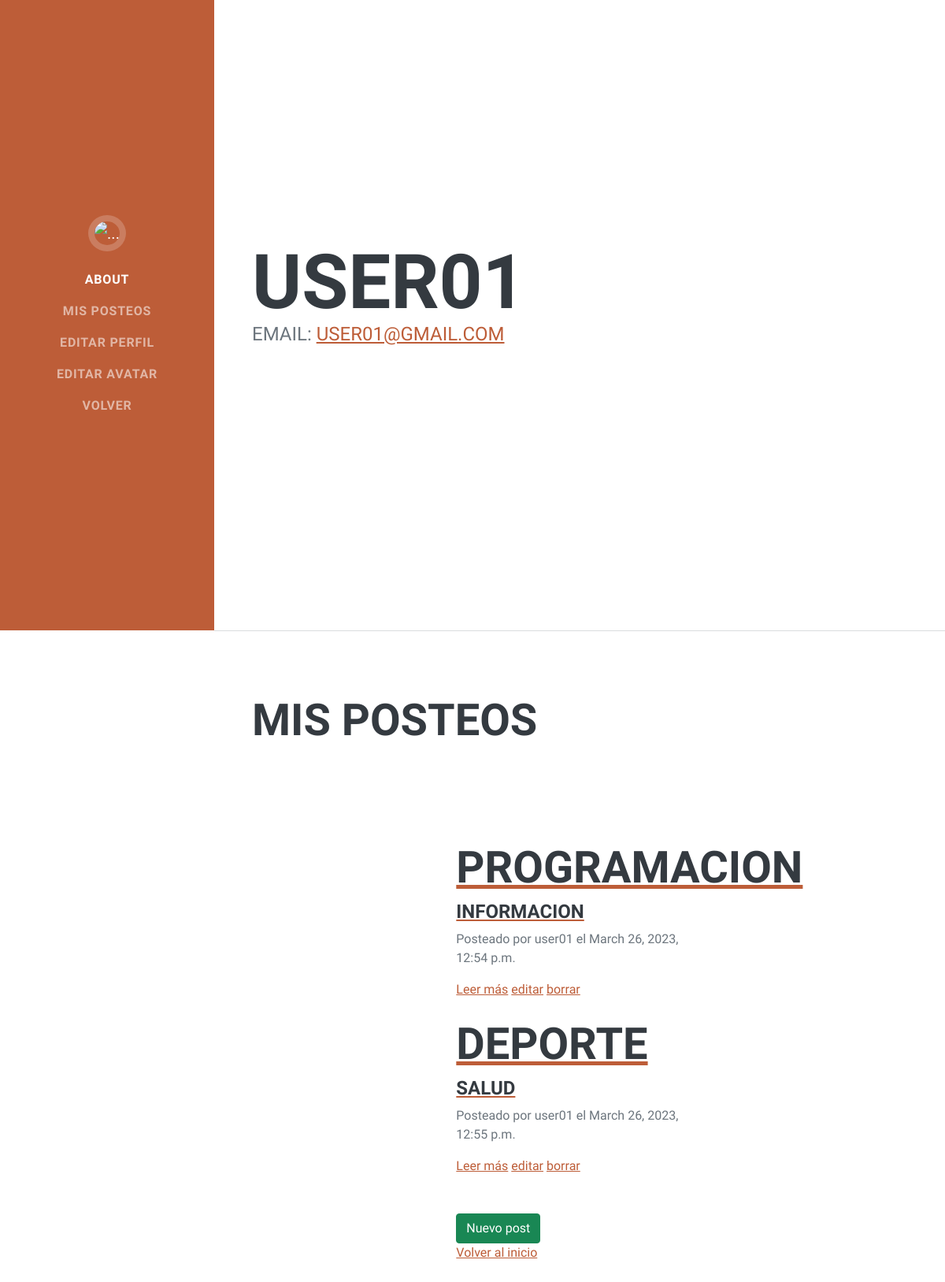
/Account/ (signed in), run on the app's committed database.
### Blog/models.py (models this page shows, shortened)
class Posteo(models.Model):
    autor = models.ForeignKey(User , on_delete=models.CASCADE)
    fecha = models.DateTimeField(default=timezone.now)
    titulo = models.CharField(max_length=20)
    subtitulo = models.CharField(max_length=20)
    post = models.CharField(max_length=2000)
    imagen = models.ImageField(upload_to='img' , null = True , blank = True)

### Account/views.py (the view)
# urls.py: path('', perfil , name='perfil'),
@login_required
def perfil(request):
    avatares = Avatar.objects.filter(user=request.user.id).first()
    if avatares is not None:
        avatares_url = avatares.imagen.url
    else:
        avatares_url = None
    usuario = request.user
    post = Posteo.objects.filter(autor__username__icontains = usuario)
    return render(request, 'Account/perfil.html' , {'url':avatares_url , 'post':post})

### Account/Templates/Account/perfil.html (shortened to what this page needs)
<!DOCTYPE html>
<html lang="en">
    <head>
        {% load static %}
        <link href="{% static 'Perfil/css/styles.css' %}" rel="stylesheet" />
    </head>
    <body id="page-top">
        <nav class="navbar navbar-expand-lg navbar-dark bg-primary fixed-top" id="sideNav">
            <a class="navbar-brand js-scroll-trigger" href="#page-top">
                <span class="d-none d-lg-block"><img class="img-fluid img-profile rounded-circle mx-auto mb-2" src="{{url}}" alt="..." /></span>
            </a>
            <div class="collapse navbar-collapse" id="navbarResponsive">
                <ul class="navbar-nav">
                    <li class="nav-item"><a class="nav-link js-scroll-trigger" href="#about">About</a></li>
                    <li class="nav-item"><a class="nav-link js-scroll-trigger" href="#Posteos">Mis posteos</a></li>
                    <li class="nav-item"><a class="nav-link js-scroll-trigger" href="{% url 'Account:editarPerfil' %}">Editar Perfil</a></li>
                    <li class="nav-item"><a class="nav-link js-scroll-trigger" href="{% url 'Account:avatar' %}">Editar Avatar</a></li>
                    <li class="nav-item"><a class="nav-link js-scroll-trigger" href="{% url 'Blog:inicio' %}">Volver</a></li>
                </ul>
            </div>
        </nav>
        <div class="container-fluid p-0">
            <section class="resume-section" id="about">
                <div class="resume-section-content">
                    <h1 class="mb-0">
                        {{request.user}}
                    </h1>
                    <div class="subheading mb-5">
                        email:
                        <a href="mailto:name@email.com">{{request.user.email}}</a>
                    </div>
                </div>
            </section>
            <hr class="m-0" />
            <section class="resume-section" id="Posteos">
                <div class="resume-section-content">
                    <h2 class="mb-5">Mis Posteos</h2>
                    <div class="container px-4 px-lg-5">
                        <div class="row gx-4 gx-lg-5 justify-content-center">
                            <div class="col-md-10 col-lg-8 col-xl-7">
                                <div class="container mt-5">
                                    {% if post %}
                                    {% for posts in post %}
                                    <div class="post-preview">
                                        <a href="{%url 'Blog:detalle' posts.id%}">
                                            <br>
                                            <h2 class="post-title">{{posts.titulo}}</h2>
                                            <h4 class="post-subtitle">{{posts.subtitulo}}</h4>
                                        </a>
                                        <p class="post-meta">Posteado por {{posts.autor}} el {{posts.fecha}}</p>
                                        <a href="{%url 'Blog:detalle' posts.id%}">Leer más</a>
                                        {% if request.user == posts.autor %}
                                        <a href="{%url 'Blog:editarPost' posts.titulo%}">editar</a>
                                        <a href="{%url 'Blog:delete' posts.id%}">borrar</a>
                                        {% endif %}
                                        <br>
                                    </div>
                                    {% endfor %}
                                    <div class="row gx-4 gx-lg-5 justify-content-center">
                                        <div class="container mt-5">
                                            {% if request.user.is_authenticated %}
                                            <a href="{% url 'Blog:newPost' %}" class="btn btn-success">Nuevo post</a>
                                            <p><a href="{% url 'Blog:inicio' %}">Volver al inicio</a></p>
                                            {% else %}
                                            <p>
                                                Para crear un post,
                                                <a href="{% url 'Account:login' %}">inicia sesión</a>
                                            </p>
                                            <p><a href="{% url 'Account:inicio' %}">Volver al inicio</a></p>
                                            {% endif %}
                                        </div>
                                    </div>
                                    {% endif %}
                                </div>
                            </div>
                        </div>
                    </div>
                </div>
            </section>
    </body>
</html>

### data on the page
Posteo: titulo "PROGRAMACION", subtitulo "INFORMACION", autor "user01", fecha "March 26, 2023, 12:54 p.m.", shows "editar"
Posteo: titulo "DEPORTE", subtitulo "SALUD", autor "user01", fecha "March 26, 2023, 12:55 p.m.", shows "editar"

### other printed values
{{ request.user }} "USER01"
{{ request.user.email }} "USER01@GMAIL.COM"
